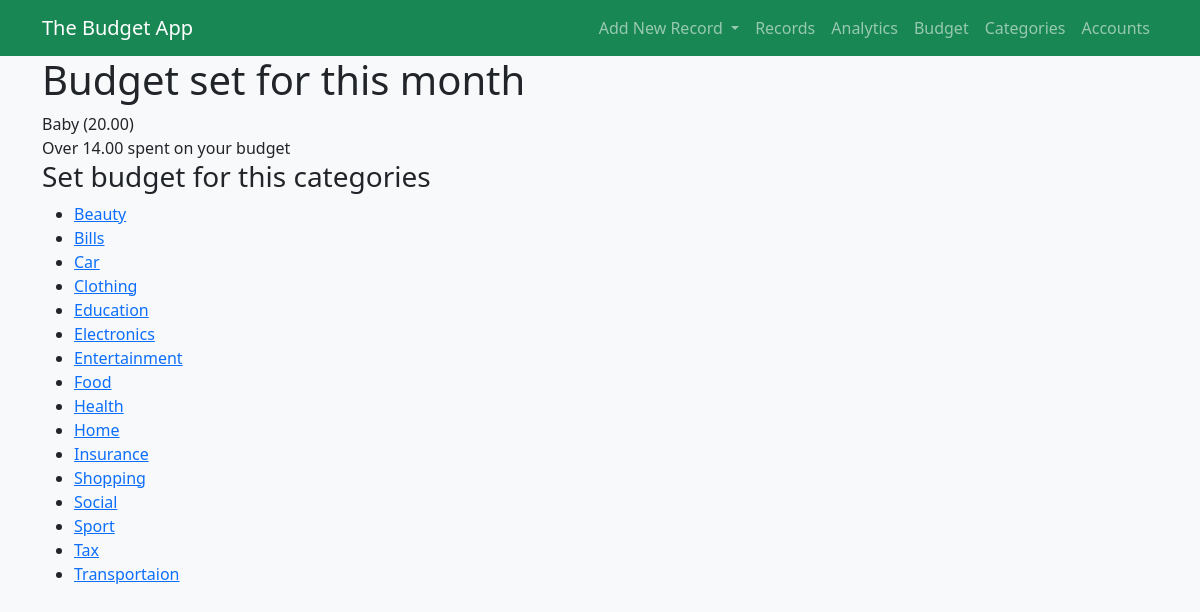
Before: /budget with the older database file.
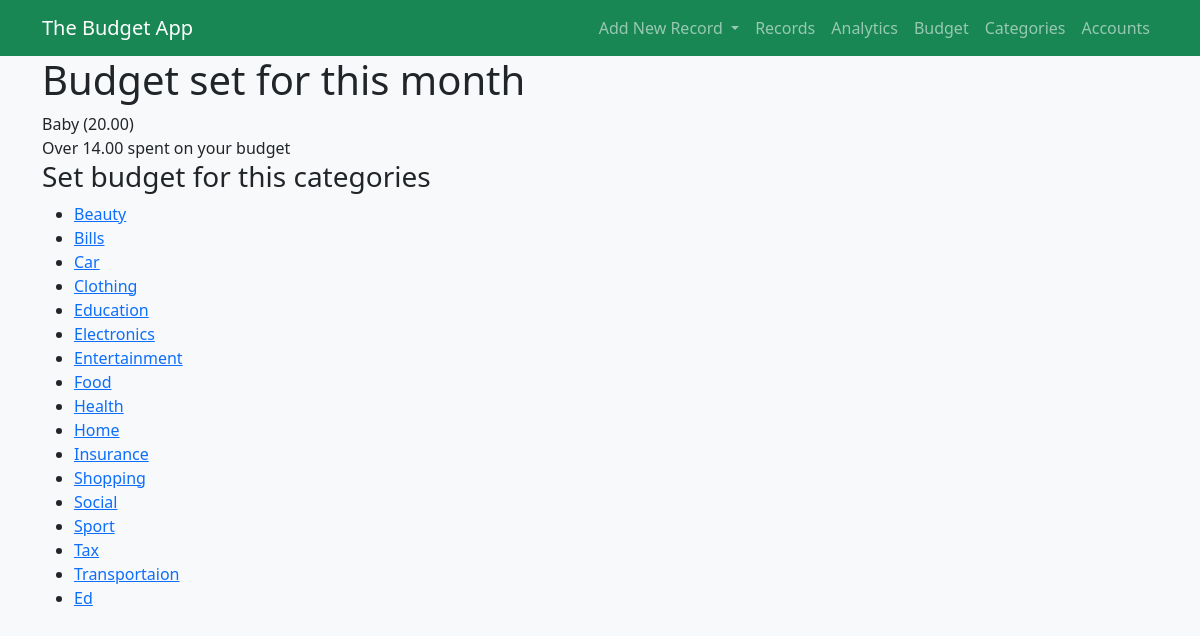
After: the same page with the newer database file.
### the_budget_app/models.py (models this page shows, shortened)
class Budget(models.Model):
    MONTH = (
        (1,'January'), (2,'February'), (3,'March'), (4,'April'),
        (5,'May'), (6,'June'), (7,'July'), (8,'August'),
        (9,'September'), (10,'October'), (11,'November'), (12,'December'),
    )
    category = models.ForeignKey(Category, on_delete=models.CASCADE)
    budget_limit = models.FloatField(default=0)
    month = models.IntegerField(validators=[
            MinValueValidator(1),
            MaxValueValidator(12),
        ],
        choices=MONTH,
        default=1,
    )
    year = models.IntegerField(validators=[
            MinValueValidator(1999),
            MaxValueValidator(9999),
        ],
        default=datetime.today().year,
    )
    class Meta:
        db_table = 'budget'

class Category(models.Model):
    CATEGORY_TYPE = (
        ('income', 'Income'),
        ('expense', 'Expense'),
        ('transfer','Transfer')
    )
    category_type = models.CharField(max_length=8, choices=CATEGORY_TYPE)
    category_name = models.CharField(max_length=200)
    editable = models.BooleanField(default=True)
    class Meta:
        db_table = 'category'
        verbose_name_plural = 'categories'

### the_budget_app/views/budget_view.py (the view)
# urls.py: path('', index.index, name='index'),
def index(request):
    today = datetime.today()
    budget = Budget.objects.select_related('category').filter(
        month=today.month, year=today.year
    )
    expenses = Ledger.objects.values('category').annotate(
        total_expense=Sum('amount')
    ).filter(date_created__month=today.month)
    with_budget_set = expenses.filter(category__budget__in=budget)
    budget_left = []
    for b, j in zip(budget, with_budget_set):
        whats_left = b.budget_limit - j['total_expense']
        budget_left.append(whats_left)
    budgets_and_expense = zip(budget, budget_left)
    context = {
        'budgets': budgets_and_expense,
        'with_budget_set': with_budget_set,
    }
    if budget:
        categories = Category.objects.filter(
            category_type='expense'
        )
        categories = categories.exclude(budget__in=budget)
        context.update({
            'categories': categories,
        })
    else:
        categories = Category.expenses()
        context.update({
            'categories': categories,
        })
    return render(request, BUDGET_INDEX, context)

### the_budget_app/templatetags/my_temp.py (called while the page is built)
@register.filter(name='abs')
def absolute(value):
    return abs(value)

### the_budget_app/templates/the_budget_app/budget/index.html
{% extends '../base.html' %}
{% load my_temp %}
{% block content %}
<div class="container-lg">
    {% if budgets %}
    <h1>Budget set for this month</h1>
        {% for budget, total_expense in budgets %}
            <div>{{ budget.category.category_name }} ({{ budget.budget_limit|floatformat:"2g" }})</div>
            {% if total_expense < 0 %}
            <div>Over {{ total_expense|abs|floatformat:"2g" }} spent on your budget</div>
            {% else %}
            <div>{{ total_expense|floatformat:"2g" }} left on your budget</div>
            {% endif %}
        {% endfor %}
    {% else %}
        No budgets set for this month.
    {% endif %}
    {% if categories %}
    <h3>Set budget for this categories</h3>
    <ul>
        {% for category in categories %}
            <li><a href="{% url 'the_budget:create_budget' category.pk %}">{{ category.category_name }}</a></li>
        {% endfor %}
    </ul>
    {% endif %}
</div>
{% endblock content %}

Changed rows visible on the page:
added Category: category_name "Ed"
